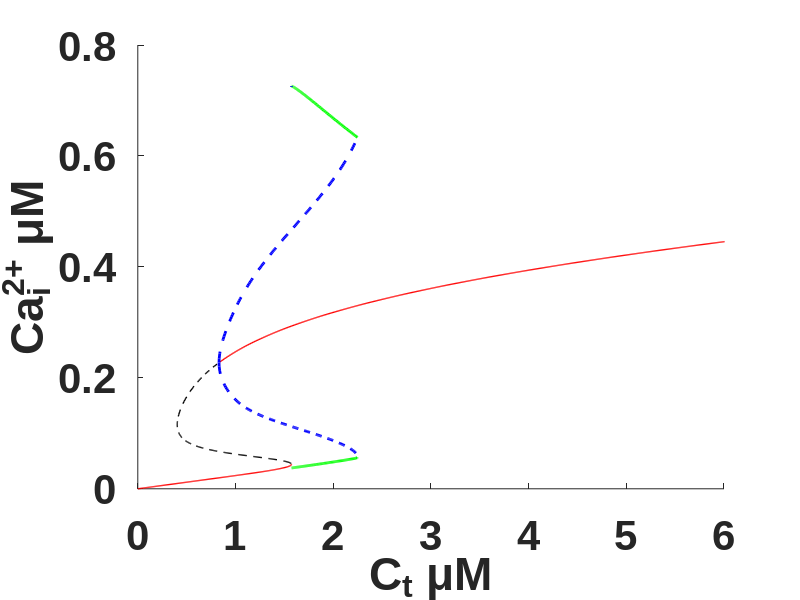

Source code (MATLAB):
close all
clear
clc

load('sliceA2.mat')

plot(sliceA2((1:160),1),sliceA2((1:160),2),'r','LineWidth',1)
hold on
plot(sliceA2((161:362),1),sliceA2((161:362),2),'k--','LineWidth',1)
hold on
plot(sliceA2((363:880),1),sliceA2((363:880),2),'r','LineWidth',1)
hold on
plot(sliceA2((881:1028),1),sliceA2((881:1028),2),'b--','LineWidth',2)
hold on
plot(sliceA2((881:1028),1),sliceA2((881:1028),3),'b--','LineWidth',2)
hold on
plot(sliceA2((1029:1176),1),sliceA2((1029:1176),2),'g','LineWidth',2)
hold on
plot(sliceA2((1029:1176),1),sliceA2((1029:1176),3),'g','LineWidth',2)
hold on
plot(sliceA2((1177:end),1),sliceA2((1177:end),2),'b--','LineWidth',2)
hold on
plot(sliceA2((1177:end),1),sliceA2((1177:end),3),'b--','LineWidth',2)
axis([0 6 0 0.8])
box off
xlabel('C_t \muM')
ylabel('Ca^{2+}_i \muM')
set(gca,'FontSize',30,'fontweight','b','fontname','arial')